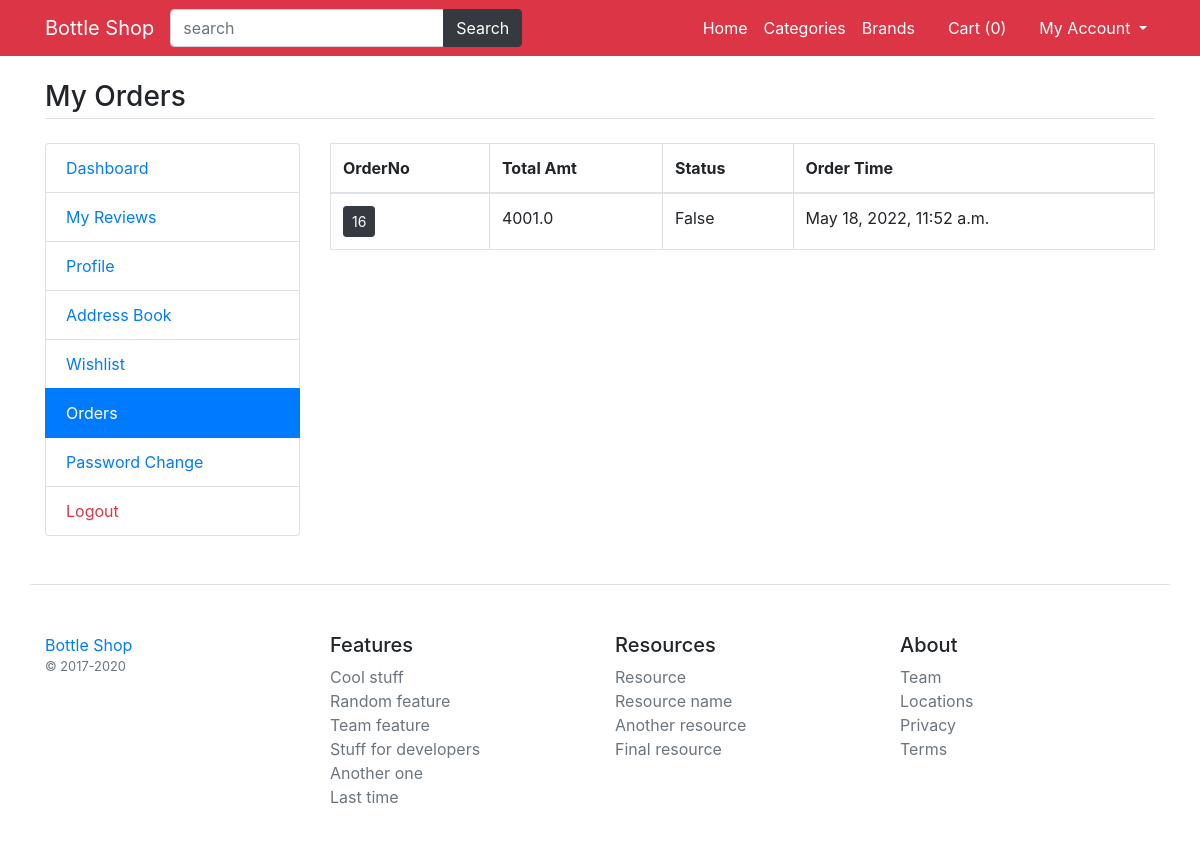
The page /my-orders (signed in) on the database as committed earlier.
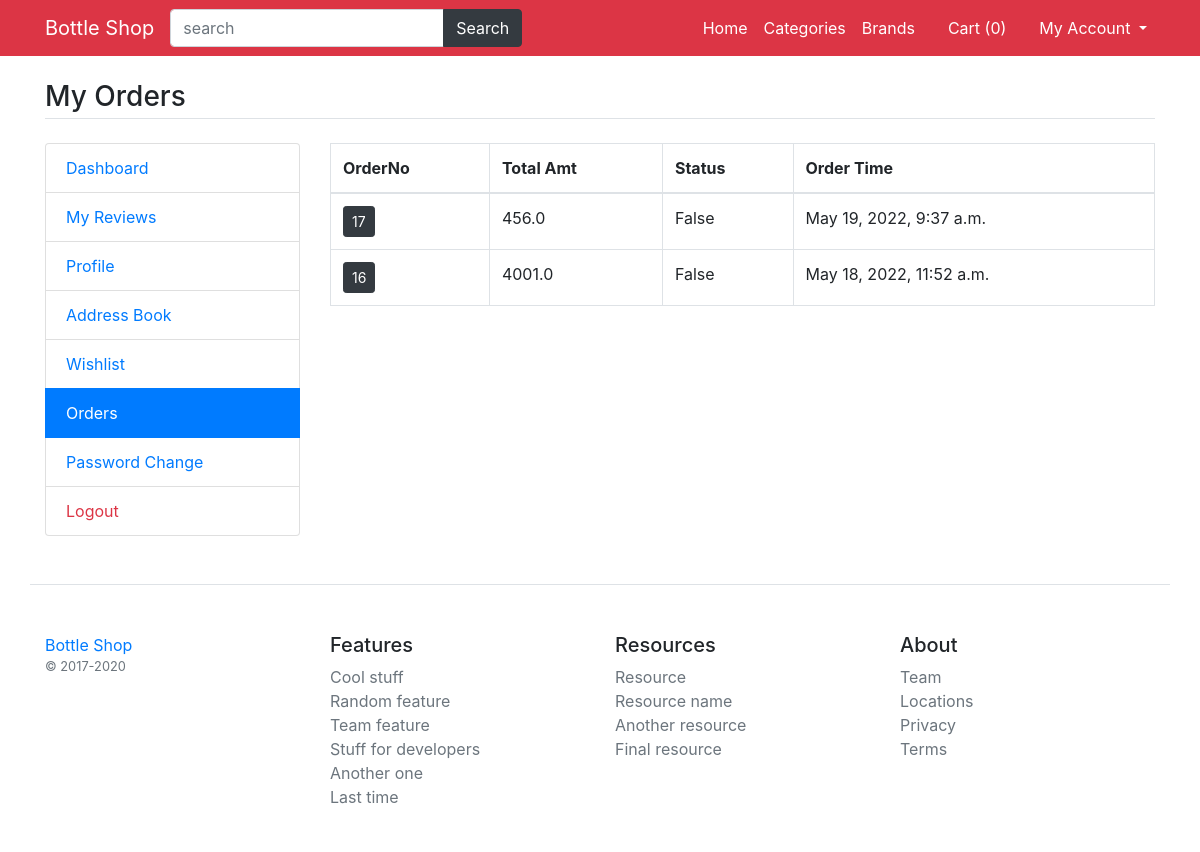
The same page on the database as committed later.
### main/models.py (models this page shows)
class CartOrder(models.Model):
    user = models.ForeignKey(User,on_delete=models.CASCADE)
    total_amt=models.FloatField()
    paid_status= models.BooleanField(default=False)
    order_dt=models.DateTimeField(auto_now_add=True)
    order_status=models.CharField(choices=status_choice,default='process',max_length=150)

### main/views.py (the view)
# urls.py: path('my-orders',views.my_orders, name='my_orders'),
def my_orders(request):
	orders=CartOrder.objects.filter(user=request.user).order_by('-id')
	return render(request,'user/orders.html',{'orders':orders})

### main/template_context.py (called while the page is built)
def get_filters(request):
    cats= Product.objects.distinct().values('category__title','category__id')
    brands= Product.objects.distinct().values('brand__title','brand__id')
    colors= ProductAttribute.objects.distinct().values('color__title','color__id','color__color_code')
    sizes= ProductAttribute.objects.distinct().values('size__title','size__id')
    minMaxPrice=ProductAttribute.objects.aggregate(Min('price'),Max('price'))
    data={
                    'colors':colors ,
                    'sizes':sizes,
                    'brands':brands,
                    'cats':cats,
                    'minMaxPrice':minMaxPrice,
    }
    return data

### main/templates/user/orders.html
{% extends 'base.html' %}
{% load static %}
{% block content %}
<main class="container my-4">
	<h3 class="my-4 border-bottom pb-1">My Orders</h3>
	<div class="row">
		<div class="col-md-3">
			{% include 'user/user-sidebar.html' %}
		</div>
		<div class="col-md-9">
			<div class="table-responsive">
				<table class="table-bordered table">
					<thead>
						<tr>
							<th>OrderNo</th>
							<th>Total Amt</th>
							<th>Status</th>
							<th>Order Time</th>
						</tr>
					</thead>
					<tbody>
						{% for order in orders %}
						<tr>
							<td><a href="{% url 'my_order_items' order.id %}" class="btn btn-sm btn-dark">{{order.id}}</a></td>
							<td>{{order.total_amt}}</td>
							<td>{{order.paid_status}}</td>
							<td>{{order.order_dt}}</td>
						</tr>
						{% endfor %}
					</tbody>
				</table>
			</div>
		</div>
	</div>
</main>
{% endblock %}

Rows that differ between the two databases and show on the page:
added CartOrder: id "17", total_amt "456.0", paid_status "False", order_dt "May 19, 2022, 9:37 a.m."
